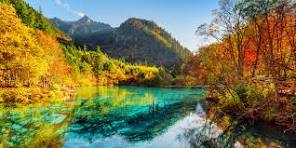
#> input picture IP/lab 3/random.jpg, 296 x 148 px
$ jupyter execute 'lab 3.ipynb'
#> lines starting #> are read from the running program, lines starting #| are printed output that depends on the picture; after the words box and inside, x2 and y2 are one past the last pixel; in counts of white or black regions, pixels touching at a corner belong together
[cell 1]
import cv2
import numpy as np
import matplotlib.pyplot as plt

# Original image

[cell 2]
img = cv2.imread("random.jpg")
#> img is the input picture: shape (148, 296, 3); mean B, G, R 78.8, 118.3, 120.9
img = cv2.cvtColor(img, cv2.COLOR_BGR2RGB)

[cell 3]
plt.imshow(img)
plt.title("Original Image")
plt.show()

# Contrast stretching

[cell 4]
new_min_val = 50
new_max_val = 200

contrast_stretched = cv2.convertScaleAbs(img, alpha=255/(new_max_val-new_min_val), beta=-new_min_val*(255/(new_max_val-new_min_val)))
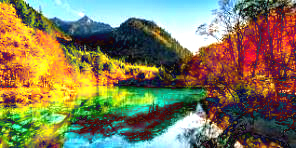
#> contrast_stretched: shape (148, 296, 3); mean R, G, B 127.4, 121.4, 86.9

[cell 5]
fig, axes = plt.subplots(1, 2, figsize=(10, 5))
axes[0].imshow(cv2.cvtColor(img, cv2.COLOR_BGR2RGB), cmap='gray')
axes[0].set_title('Original Image')
axes[0].axis('off')

axes[1].imshow(cv2.cvtColor(contrast_stretched, cv2.COLOR_BGR2RGB), cmap='gray')
axes[1].set_title('Contrast Stretched Image')
axes[1].axis('off')

plt.show()
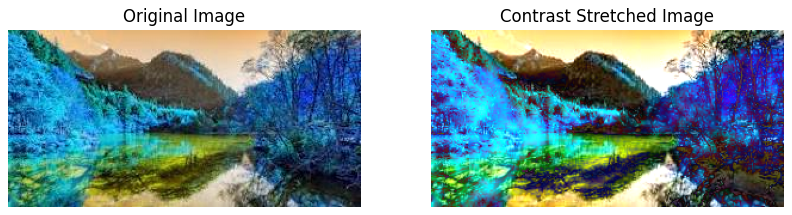
#> figure drawn by matplotlib, 2 panels; B, G, R data is drawn as R, G, B

# Intensity level slicing

[cell 6]
gray_img = cv2.imread("random.jpg", 0)
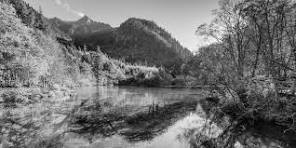
#> gray_img: shape (148, 296); min 0, max 255, mean 114.5
row, column = gray_img.shape
#> row = 148; column = 296
result_img = np.zeros((row,column),dtype = 'uint8')

min_range = 40
max_range = 90

for i in range(row):
    for j in range(column):
        if gray_img[i,j] > min_range and gray_img[i,j] < max_range:
            result_img[i,j] = 255
        else:
            result_img[i,j] = 0
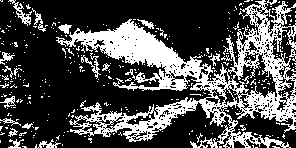
#> result_img: shape (148, 296); 30% white; 340 white regions (321 under 20 px), largest, box (x1, y1, x2, y2) and area: (56, 0, 296, 148) 11029, (8, 0, 32, 26) 162, (81, 53, 101, 79) 127

[cell 7]
fig, axes = plt.subplots(1, 2, figsize=(10, 5))
axes[0].imshow(gray_img, cmap='gray')
axes[0].set_title('Original Image')
axes[0].axis('off')

axes[1].imshow(result_img, cmap='gray')
axes[1].set_title('Intensity level Sliced Image')
axes[1].axis('off')

plt.show()
